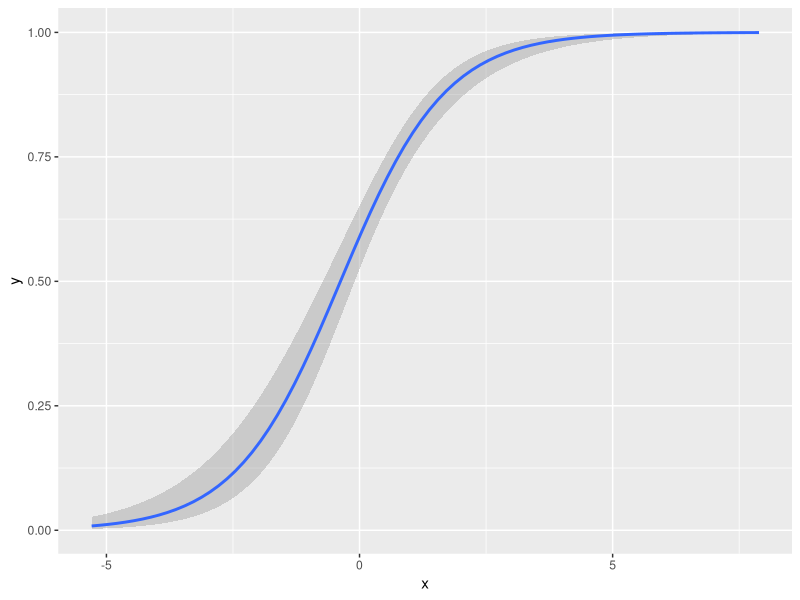
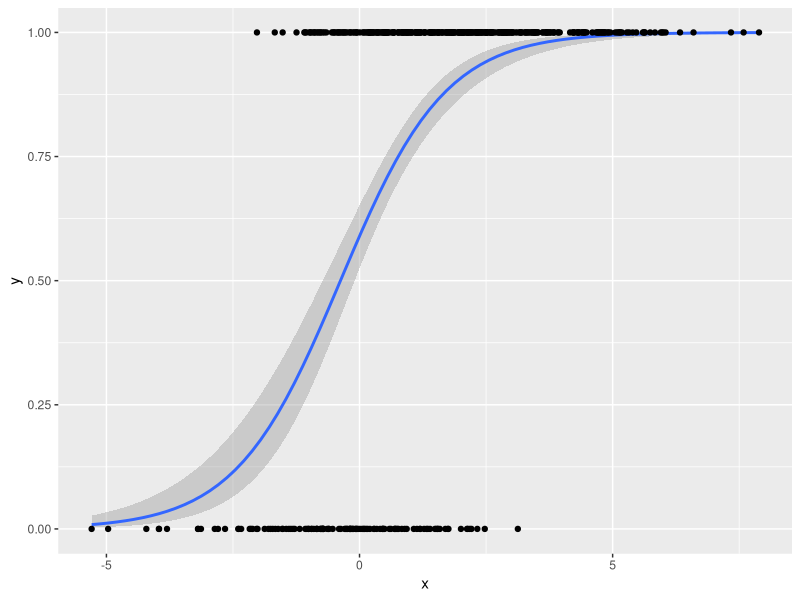
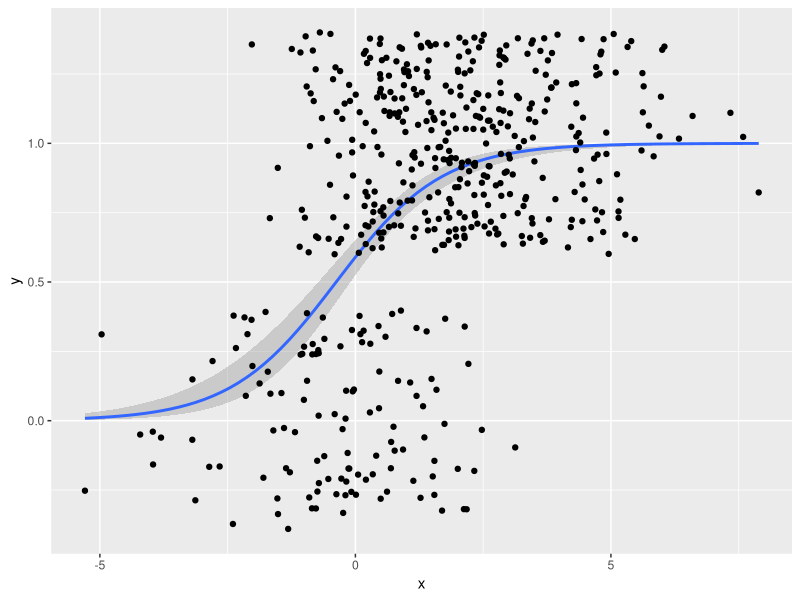
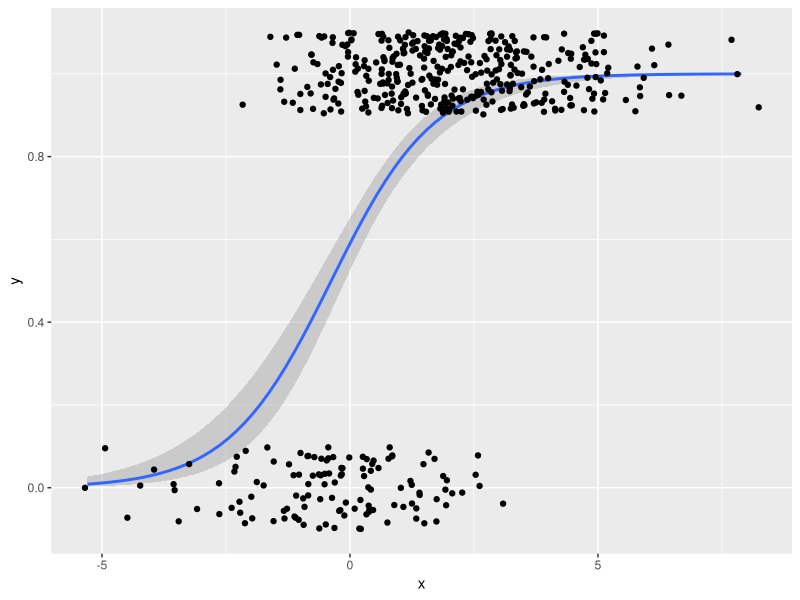

These charts were generated, in order, by the following R code:
## ---- chunk 1
set.seed(1234)
n <- 500
b0 <- 0.5
b1 <- 1
x <- rnorm(n, mean = 1.5, sd = 2)
ystar <- b0 + b1 * x + rlogis(n)
y <- 1 * (ystar > 0)
mydat <- data.frame(x, y)
## ---- chunk 2
lreg <- glm(y ~ x, mydat, family = binomial(link = 'logit'))
summary(lreg)
## ---- chunk 3
coef(lreg)
## ---- chunk 4
predict(lreg, newdata = data.frame(x = 0), type = 'response')
## ---- chunk 5
predict(lreg, newdata = data.frame(x = mean(x)), type = 'response')
## ---- chunk 6
phat <- predict(lreg, type = 'response')
head(phat)
## ---- chunk 7
Lambda <- function(x) {
  1 / (1 + exp(-x))
}
bhat_0 <- coef(lreg)[1]
bhat_1 <- coef(lreg)[2]
Lambda(bhat_0)
Lambda(bhat_0 + bhat_1 * mean(x))
## ---- chunk 8
# Divide by 4 rule
bhat_1 / 4

# Marginal effect at average x
linear_predictor <- bhat_0 + bhat_1 * mean(x)
bhat_1 * exp(linear_predictor) / (1 + exp(linear_predictor))^2
## ---- chunk 9
library(ggplot2)
ggplot(mydat, aes(x, y)) +
  stat_smooth(method='glm', 
              method.args = list(family = "binomial"),
              formula = y ~ x) 
## ---- chunk 10
library(ggplot2)
ggplot(mydat, aes(x, y)) +
  stat_smooth(method='glm', method.args = list(family = "binomial"),
              formula = y ~ x) + 
  geom_point()
## ---- chunk 11
library(ggplot2)
ggplot(mydat, aes(x, y)) +
  stat_smooth(method='glm', method.args = list(family = "binomial"),
              formula = y ~ x) + 
  geom_jitter()
## ---- chunk 12
library(ggplot2)
ggplot(mydat, aes(x, y)) +
  stat_smooth(method='glm', method.args = list(family = "binomial"),
              formula = y ~ x) + 
  geom_jitter(width = 0.5, height = 0.1)
